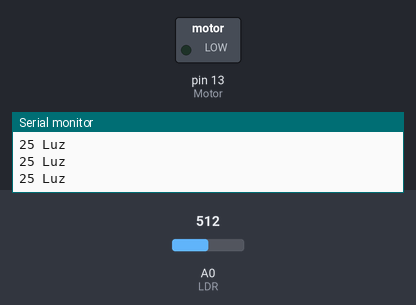
Bench run of a sketch on a simulated Arduino Uno, built with avr-gcc and run on an emulated ATmega328P. On the bench: switched loads named in the sketch (green lamp = pin HIGH), the last lines printed to the serial monitor. The inputs (shaded band) are chosen by the test bench; at power-on: A0 (LDR) = 512.

Above: at 1.2 s.
1.3 s: A0 (LDR) set to 604
2.8 s: A0 (LDR) set to 628
At 3.3 s:
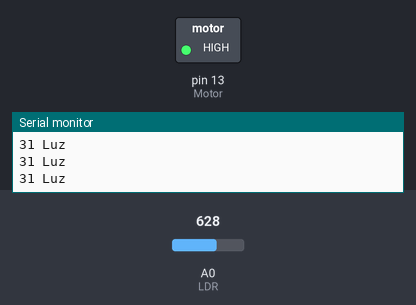
4.3 s: A0 (LDR) set to 490
7.3 s: A0 (LDR) set to 468
At 8.0 s:
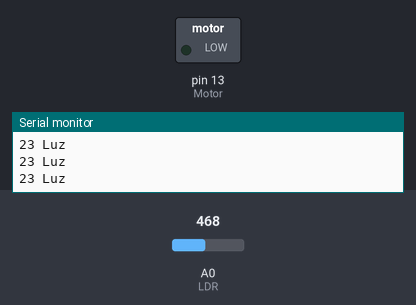
8.8 s: A0 (LDR) set to 716
At 9.1 s:
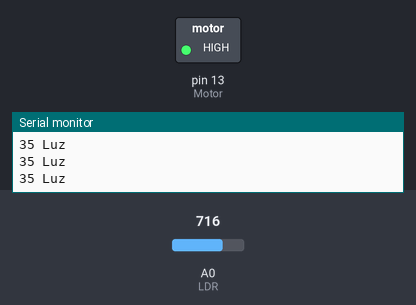
Timing chart, 0 to 11.8 s (numbered marks = the images above; inputs shaded):
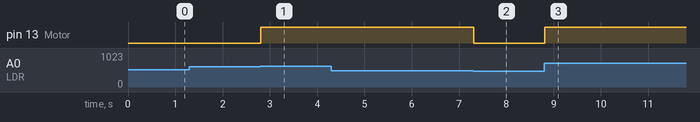

The sketch:

Giro_Motor_DC_Arduino.ino
```cpp
#define Motor 13
#define LDR 0
int luz = 0;
int valor_sensor = 0;

void setup() {      //Configuracion de los pin como entrada o salida
  Serial.begin(9600);
  pinMode(Motor,OUTPUT);
  pinMode(LDR,INPUT);
}

void loop ()
{
  valor_sensor = analogRead(LDR);
  luz = (5.0 * valor_sensor * 100.0)/10024;
  Serial.print(luz);
  Serial.println(" Luz");


  if (luz <= 23)
  {
    digitalWrite (Motor, LOW);
  }
  if (luz > 30)
  {
    digitalWrite (Motor, HIGH);
  }
}
```

Measured:
- the behaviour switches between 621 and 622 on A0 (LDR) (found by bisection; images 0 and 1)
- the behaviour switches between 482 and 481 on A0 (LDR) (found by bisection; images 1 and 2)
- after the input at 2.8 s, pin 13 (Motor): LOW → HIGH at once
- after the input at 7.3 s, pin 13 (Motor): HIGH → LOW at once
- after the input at 8.8 s, pin 13 (Motor): LOW → HIGH at once
